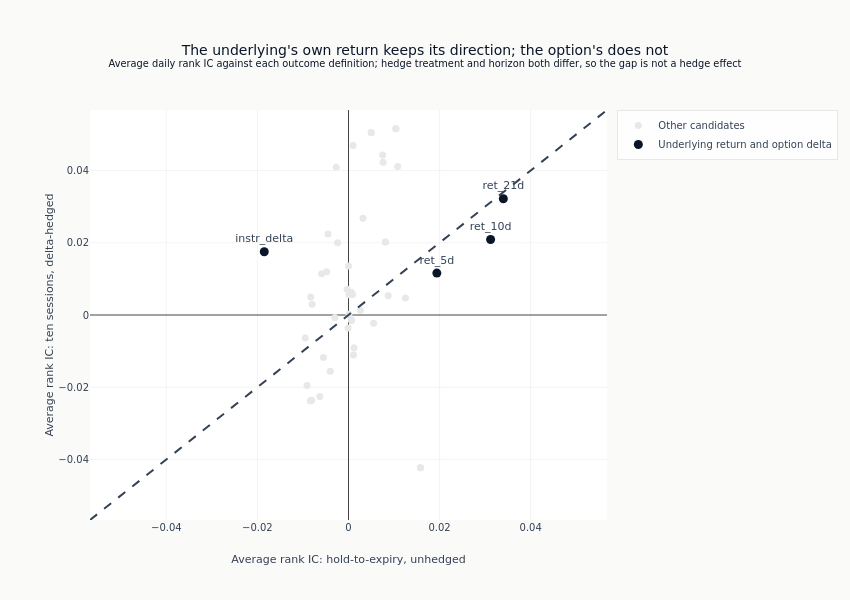

Source (notebook cell):
### Markdown cell above
Both axes share one symmetric scale, so a point's distance from the diagonal is
readable as a difference rather than as an artefact of two ranges.

### Code cell
if dh_rows:
    label_limit = float(max(dh_df["ic_unhedged"].abs().max(), dh_df["ic_hedged"].abs().max()) * 1.1)
    fig.add_trace(
        go.Scatter(
            x=[-label_limit, label_limit],
            y=[-label_limit, label_limit],
            mode="lines",
            line=dict(color=COLORS["neutral"], dash="dash"),
            showlegend=False,
        )
    )
    fig.update_layout(
        title={
            "text": (
                "The underlying's own return keeps its direction; the option's does not"
                "<br><sup>Average daily rank IC against each outcome definition; hedge "
                "treatment and horizon both differ, so the gap is not a hedge effect</sup>"
            )
        },
        template="ml4t",
        width=850,
        height=600,
        xaxis_title="Average rank IC: hold-to-expiry, unhedged",
        yaxis_title="Average rank IC: ten sessions, delta-hedged",
        xaxis_range=[-label_limit, label_limit],
        yaxis_range=[-label_limit, label_limit],
        margin=dict(l=90, r=30, t=110, b=80),
    )
    show_plotly_with_alt(
        fig,
        "Scatter of the average rank IC against the ten-session delta-hedged outcome on the "
        "vertical axis versus the hold-to-expiry unhedged outcome on the horizontal, one point "
        "per candidate, with a dashed diagonal marking where the two would agree. The three "
        "underlying-return candidates are labelled and sit close to the diagonal on the "
        "positive side, ret_21d the highest of them at 0.035 unhedged and 0.038 hedged, so "
        "their direction survives both outcome definitions. instr_delta is labelled in the "
        "upper-left quadrant at about -0.018 unhedged and +0.017 hedged, changing sign between "
        "them. Several unlabelled points sit far above the diagonal - the variance-risk-premium "
        "and iv_rv_ratio columns reach 0.04 to 0.05 hedged on an unhedged reading near 0.01. "
        "Hedge treatment and horizon both differ between the axes, so the gap is not a hedge "
        "effect on its own.",
    )

### Figure 1 — Plotly figure (JSON) as saved in the notebook; plotly's stock layout.template omitted (floating-point values rounded to 4 significant figures)
{"data": [{"marker": {"color": "#e8e8e6", "size": 7}, "mode": "markers", "name": "Other candidates", "text": ["instr_dte", "dte_normalized", "instr_ret_5d", "vrp_5d", "iv_rv_ratio", "iv_rv_ratio_pctl", "vrp_mom_10d", "sv_vol", "ret_1d", "rv_21d", "vrp_mom_5d", "instr_rel_spread", "rv_5d", "spread_pctl", "iv_mom_10d", "sv_vrp", "vrp_10d", "rv_10d", "iv_atm_z_63", "instr_ret_1d", "rv_63d", "vrp_21d", "vrp_21d_pctl", "garch_vrp", "iv_mom_5d", "rv_42d", "iv_mom_21d", "iv_skew_atm", "vrp_63d", "instr_pct_of_S", "vrp_zscore_252", "abs_net_delta", "theta_vega_ratio", "vrp_42d", "iv_atm_z_252", "instr_vega", "instr_theta", "put_iv", "iv_atm", "iv_atm_pctl", "volume_zscore", "instr_gamma", "call_iv", "garch_cond_vol", "instr_cost_mom_5d"], "type": "scatter", "x": [0.0158, 0.0158, 0.0125, 0.0108, 0.0104, 0.0104, -0.0095, -0.0091, 0.0087, -0.0084, -0.0083, 0.0081, -0.0081, 0.0081, -0.008, 0.0076, 0.0075, -0.0063, -0.0059, 0.0055, -0.0055, 0.005, 0.005, -0.0048, -0.0045, -0.004, 0.0032, -0.003, -0.0027, 0.0026, -0.0024, 0.0012, 0.0011, 0.001, 0.0009, 0.0007, 0.0006, 0.0006, 0.0003, 0.0003, -0.0003, 0.0001, 0.0001, -0.0001, 0.0], "y": [-0.0423, -0.0423, 0.0047, 0.0411, 0.0516, 0.0516, -0.0064, -0.0195, 0.0053, -0.0238, 0.005, 0.0202, -0.0236, 0.0202, 0.003, 0.0423, 0.0443, -0.0226, 0.0114, -0.0023, -0.0118, 0.0505, 0.0505, 0.012, 0.0224, -0.0156, 0.0268, -0.0007, 0.0409, 0.0013, 0.02, -0.0091, -0.0111, 0.0469, 0.0057, -0.0015, -0.0013, 0.0063, 0.0058, 0.0058, 0.0071, 0.0002, 0.0056, -0.0036, 0.0136]}, {"marker": {"color": "#0a1628", "size": 9}, "mode": "markers+text", "name": "Underlying return and option delta", "text": ["ret_21d", "ret_10d", "ret_5d", "instr_delta"], "textposition": "top center", "type": "scatter", "x": [0.034, 0.0312, 0.0194, -0.0185], "y": [0.0322, 0.0209, 0.0116, 0.0175]}, {"line": {"color": "#334155", "dash": "dash"}, "mode": "lines", "showlegend": false, "type": "scatter", "x": [-0.05676, 0.05676], "y": [-0.05676, 0.05676]}], "layout": {"height": 600, "margin": {"b": 80, "l": 90, "r": 30, "t": 110}, "title": {"text": "The underlying's own return keeps its direction; the option's does not<br><sup>Average daily rank IC against each outcome definition; hedge treatment and horizon both differ, so the gap is not a hedge effect</sup>"}, "width": 850, "xaxis": {"range": [-0.05676, 0.05676], "title": {"text": "Average rank IC: hold-to-expiry, unhedged"}}, "yaxis": {"range": [-0.05676, 0.05676], "title": {"text": "Average rank IC: ten sessions, delta-hedged"}}}}
